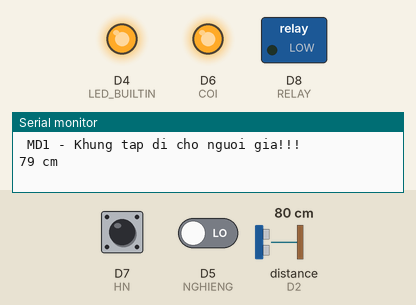
Simulated run of this sketch. Board: ESP8266 (NodeMCU). Parts: switched loads named in the sketch (green lamp = pin HIGH), output pins drawn as LEDs (lit = HIGH, except the on-board LED, lit = LOW), the last lines printed to the serial monitor. Wiring (inferred from the names in the program): ultrasonic range finder: trigger D1; echo D2. Dashed ring = blinking. Inputs (shaded band) come from the test bench; at power-on: distance to the obstacle (sensor on D2) 80 cm, D5 (NGHIENG) LOW, D7 (HN) HIGH. The echo pulse lasts 58.3 µs per cm; WiFi joins after 1.5 s; servers stay silent unless stated; pins used as bus, display or sensor lines are not drawn.

Above: at 3.0 s.
3.1 s: distance to the obstacle (sensor on D2) set to 56 cm
5.1 s: distance to the obstacle (sensor on D2) set to 46 cm
At 6.5 s:
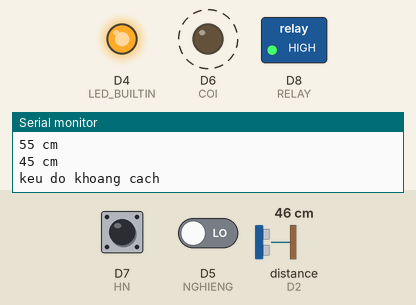
9.3 s: D5 (NGHIENG) driven HIGH
13.5 s: distance to the obstacle (sensor on D2) set to 55 cm
17.0 s: distance to the obstacle (sensor on D2) set to 65 cm
At 18.8 s:
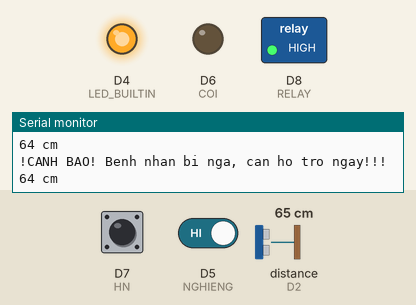
19.2 s: D5 (NGHIENG) driven LOW
At 20.7 s:
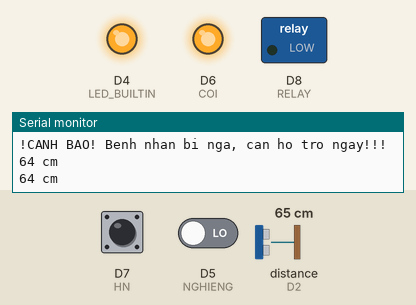
Timing chart, 0 to 22.2 s (numbered marks = the images above; inputs shaded):
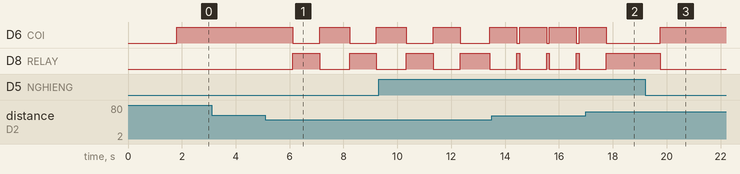

The sketch:

sp_khung_nghean_blynk_1.ino
```cpp
#define BLYNK_PRINT Serial
#include <ESP8266WiFi.h>
#include <BlynkSimpleEsp8266.h>


#define TRIG D1
#define ECHO D2
#define NGHIENG D5
#define COI D6  //dieu khien relay ca coi va den bao (HIGH -trigger
#define HN D7
#define RELAY D8 //dieu khien relay

char auth[] = "k3t7MTSMI2T_B4btl5oAf70v5lOUD997"; //
char remoteAuth[] = "LXx1KbUIKgM_FoWMDexIrtx4zsGLjZjS";
char ssid[] = "Khktcxh";
char pass[] = "88888888";

WidgetBridge bridge1(V127);
BlynkTimer timer;

BLYNK_CONNECTED() {
  bridge1.setAuthToken(remoteAuth); // Token of the master device
}


unsigned long duration, last_check;
int distance;
int nghieng1 = 1, nghieng2 = 1;
int xung = 0, a = 1, b = 1;
float chuViBanhXe = 22.3 , khoangcach = 0;

void togleLed () {
  digitalWrite(LED_BUILTIN, !digitalRead(LED_BUILTIN));
}

void setup() {
  // put your setup code here, to run once:
  Serial.begin(115200);
  Serial.println();
  Serial.println("\n MD1 - Khung tap di cho nguoi gia!!!");

  Blynk.begin(auth, ssid,  pass);
  timer.setInterval(3000L, togleLed);

  pinMode(NGHIENG, INPUT);
  pinMode(COI, OUTPUT);
  pinMode(HN, INPUT);
  pinMode(RELAY, OUTPUT);
  pinMode(LED_BUILTIN, OUTPUT);
  pinMode(TRIG, OUTPUT);
  pinMode(ECHO, INPUT);
}

void loop() {
  Blynk.run();

  canhBaoNghieng();

  doKhoangCach();

  khoangCachSieuAm();

}

void doKhoangCach () {
  if (digitalRead(HN) == 0) {
    a = 0;
  } else {
    a = 1;
  }
  if (a < b) {
    xung++;
    khoangcach = xung * chuViBanhXe;
    bridge1.virtualWrite(V101, khoangcach);
  };
  b = a;
}

void canhBaoNghieng () {
  if (digitalRead(NGHIENG) == 1) {
    delay(1000);
    if (digitalRead(NGHIENG) == 1) {
      Blynk.notify("Benh nhan bi nga, can ho tro ngay!!!");
      bridge1.virtualWrite(V100, 1);
      Serial.println("!CANH BAO! Benh nhan bi nga, can ho tro ngay!!!");
      digitalWrite(COI, LOW);
      digitalWrite(RELAY, HIGH);
    }
  } else {
    digitalWrite(COI, HIGH);
    digitalWrite(RELAY, LOW);
    delay(1000);
  }
}


void khoangCachSieuAm () {
  digitalWrite(TRIG, 0);
  delayMicroseconds(2);
  digitalWrite(TRIG, 1);
  delayMicroseconds(5);
  digitalWrite(TRIG, 0);
  duration = pulseIn(ECHO, HIGH);
  distance = int(duration / 2 / 29.412);

  Serial.print(distance); Serial.print(" cm"); Serial.print("\n");
  if (distance < 60 && distance > 0) {
    delay(100);
    if (distance < 50 && distance > 0) {
      Serial.println("keu do khoang cach");
      digitalWrite(COI, LOW);
      digitalWrite(RELAY, HIGH);
      delay(1000);
      digitalWrite(COI, HIGH);
      digitalWrite(RELAY, LOW);
    } else {
      digitalWrite(COI, HIGH);
      digitalWrite(RELAY, LOW);
    }
  }
}
```

Measured:
- the behaviour switches between 51 and 50 cm on distance to the obstacle (sensor on D2) (found by bisection; images 0 and 1)
- the behaviour switches between 60 and 61 cm on distance to the obstacle (sensor on D2) (found by bisection; images 1 and 2)
- after the input at 5.1 s, D6 (COI): alternates HIGH for 1.1 s and LOW for 1.0 s, starting after 1.0 s; D8 (RELAY): alternates HIGH for 1.0 s and LOW for 1.1 s, starting after 1.0 s
- after the input at 17.0 s, D6 (COI): goes on until 17.7 s, then stays LOW; D8 (RELAY): goes on until 17.7 s, then stays HIGH
- after the input at 19.2 s, D6 (COI): LOW → HIGH after 0.56 s; D8 (RELAY): HIGH → LOW after 0.56 s
